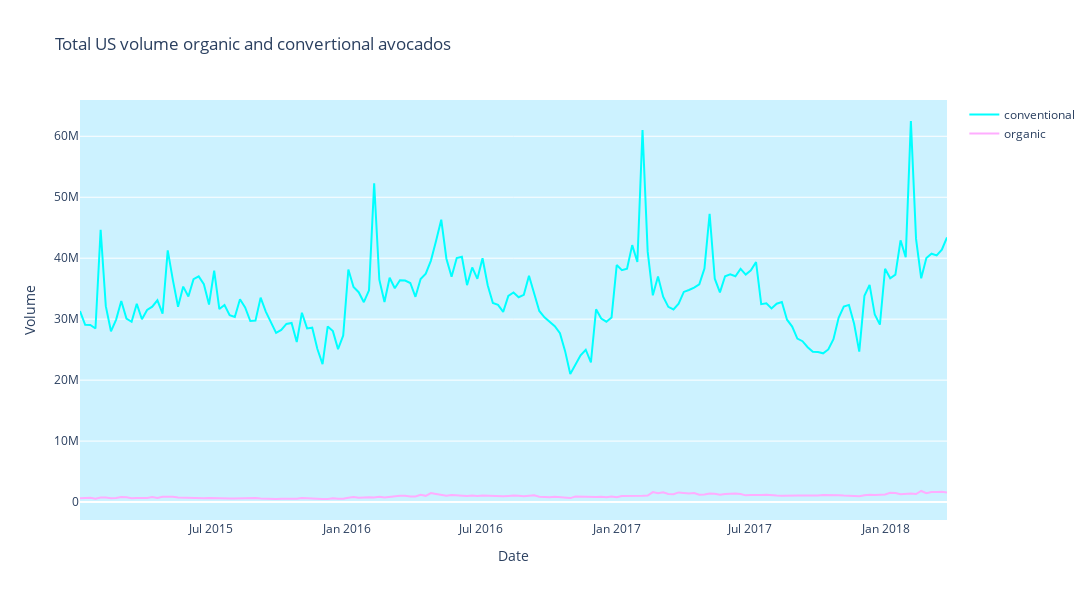

The cell this chart's notebook holds for it:
### Markdown cell above
# Total US volume organic and convertional avocados

### Code cell
fig = go.Figure()

fig.add_trace(go.Scatter(x=df1[df1.region == 'TotalUS']['Date'],
                         y=df1[df1.region == 'TotalUS']['Total Volume'],
                         mode='lines',
                         name='conventional',
                         line=dict(color='#00ffff')))

fig.add_trace(go.Scatter(x=df2[df2.region == 'TotalUS']['Date'],
                         y=df2[df2.region == 'TotalUS']['Total Volume'],
                         mode='lines',
                         name='organic',
                         line=dict(color='#ffadff')))

fig.update_layout(width=1100,
                  height=600,
                  title='Total US volume organic and convertional avocados',
                  plot_bgcolor='#ccf2ff',
                  hovermode="x",
                  paper_bgcolor='white',
                  xaxis_title='Date',
                  yaxis_title='Volume',
                  xaxis_showgrid=False
)

fig.update_xaxes(showspikes=True, spikecolor="gray", spikesnap="cursor", spikemode="across", spikethickness=1.5)
fig.update_layout(spikedistance=1000, hoverdistance=100)

fig.show()

### Figure 1 — Plotly figure (JSON) as saved in the notebook; plotly's stock layout.template omitted (floating-point values rounded to 4 significant figures; data arrays with more than 128 entries replaced by an {"elided": "..."} marker saying what was removed)
{"data": [{"line": {"color": "#00ffff"}, "mode": "lines", "name": "conventional", "type": "scatter", "x": {"elided": "169 str values"}, "y": {"elided": "169 float values"}}, {"line": {"color": "#ffadff"}, "mode": "lines", "name": "organic", "type": "scatter", "x": {"elided": "169 str values"}, "y": {"elided": "169 float values"}}], "layout": {"height": 600, "hoverdistance": 100, "hovermode": "x", "paper_bgcolor": "white", "plot_bgcolor": "#ccf2ff", "spikedistance": 1000, "title": {"text": "Total US volume organic and convertional avocados"}, "width": 1100, "xaxis": {"showgrid": false, "showspikes": true, "spikecolor": "gray", "spikemode": "across", "spikesnap": "cursor", "spikethickness": 1.5, "title": {"text": "Date"}}, "yaxis": {"title": {"text": "Volume"}}}}
